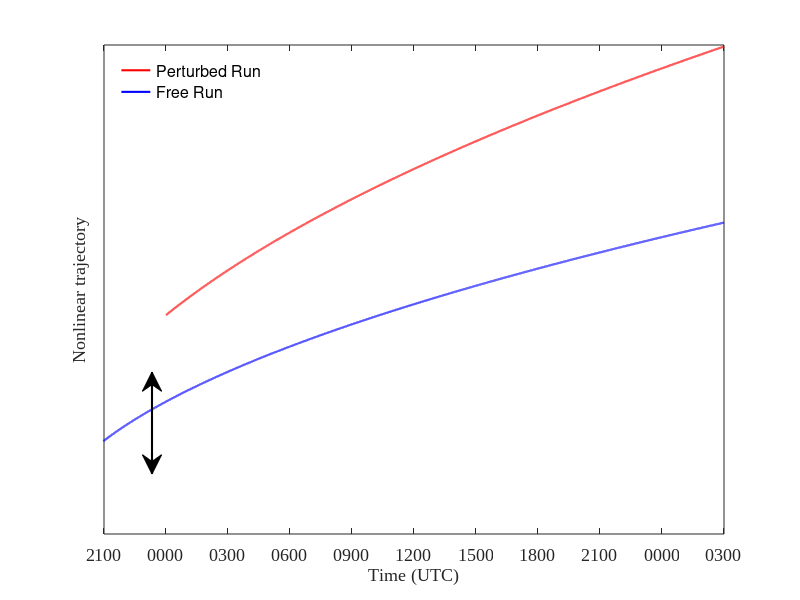

The MATLAB script that drew this image: (Note: this script raises an error after producing the figure.)
close all
clear
clc

%Choose model level to plot.
plot_level = 63;

fontsize = 13;

line_wid_cont = 1.0;
line_wid_det = 0.6;

grey = 0.75;

Ri = -33:0.001:0;
fm = zeros(1,length(Ri));
fh = zeros(1,length(Ri));

fm_new = zeros(1,length(Ri));
fh_new = zeros(1,length(Ri));

dfmdRi = zeros(1,length(Ri)-1);
dfhdRi = zeros(1,length(Ri)-1);
dfm_newdRi = zeros(1,length(Ri)-1);
dfh_newdRi = zeros(1,length(Ri)-1);

b = 5;
c = 5;
d = 5;

z = 100;
z0 = 0.01;
kappa = 0.41;
gamma = 0.2;
L = 4;
k = 0.1;

lambdam = 150;
lambdah = lambdam*sqrt(1.5*d);

lm = kappa*(z+z0)/(1+k*(z+z0)/lambdam)*(gamma + (1-gamma)/(1 + (z+z0)^2/L^2));
lh = kappa*(z+z0)/(1+k*(z+z0)/lambdah)*(gamma + (1-gamma)/(1 + (z+z0)^2/L^2));

for i = 1:length(Ri)
    
    if Ri(i) < 0 
    
        psi = Ri(i) / (1 + 3 * b * c * sqrt(-Ri(i)));
                
        fm(i) =     (1 - 2*b*psi);
        
        if Ri(i) < -6 
            fh(i) = 0.05+(1 - 3*b*psi);
        else
            fh(i) = (1 - 2*b*psi);
        end
        
    end
    
      
    if Ri(i) == 0 
        
        psi = sqrt(1+d*Ri(i));
        
        fm(i) = 1;
        fh(i) = 1;
        
    end
    
end

Rih = 0.5*(Ri(1:end-1) + Ri(2:end));

figure
set(gcf,'position',[719   553   560   366])

plot(Ri(1:27000),fh(1:27000),'r','LineWidth',1.5)
% asd
hold on
plot(Ri,fm,'b','LineWidth',1.5)

% plot(Ri,fm_new,'b--')
hold on
% plot(Ri,fh_new,'r--')
legend('Perturbed Run','Free Run','location','NorthWest')
legend boxoff
set(gca,'FontSize',fontsize,'FontName','TimesNewRoman')
xlabel('Time (UTC)','FontSize',fontsize,'FontName','TimesNewRoman')
ylabel('Nonlinear trajectory','FontSize',fontsize,'FontName','TimesNewRoman')
set(gca,'XDir','reverse')
xlim([-33 -3])
set(gca,'Ytick',[])
set(gca,'Xtick',[-33 -30 -27 -24 -21 -18 -15 -12 -9 -6 -3])
set(gca,'XtickLabel',{'0300','0000','2100','1800','1500','1200','0900','0600','0300','0000','2100'})

Hl = 6.0;
Hw = 6.0;

annotation('doublearrow',[0.190 0.190],[0.21 0.38],'LineWidth',1.5...
           ,'Head1Style','cback1','Head2Style','cback1'...
           ,'Head1Length',Hl,'Head1Width',Hw,'Head2Length',Hl,'Head2Width',Hw)
annotation('doublearrow',[0.285 0.285],[0.27 0.47],'LineWidth',1.5...
           ,'Head1Style','cback1','Head2Style','cback1'...
           ,'Head1Length',Hl,'Head1Width',Hw,'Head2Length',Hl,'Head2Width',Hw)
           
annotation('textbox',[0.13 0.23 0.1 0.1],'String','\delta x','LineStyle','none'...
           ,'FontSize',fontsize,'FontName','TimesNewRoman')
       
annotation('textbox',[0.28 0.31 0.1 0.1],'String','TLM restart','LineStyle','none'...
           ,'FontSize',fontsize,'FontName','TimesNewRoman')


%FOR AMS MEETING SLIDES
       
% figure
% set(gcf,'position',[719   553   560   366])
% 
% plot(Ri,fh,'r','LineWidth',2.0)
% hold on
% plot(Ri,fm,'b','LineWidth',2.0)
% 
% % plot(Ri,fm_new,'b--')
% hold on
% % plot(Ri,fh_new,'r--')
% legend('Perturbed Run','Free Run','location','NorthWest')
% set(gca,'FontSize',fontsize,'FontName','TimesNewRoman')
% xlabel('Time (hours)','FontSize',fontsize,'FontName','TimesNewRoman')
% ylabel('Nonlinear trajectory','FontSize',fontsize,'FontName','TimesNewRoman')
% set(gca,'XDir','reverse')
% xlim([-33 -3])
% set(gca,'Ytick',[])
% set(gca,'Xtick',[-33 -30 -27 -24 -21 -18 -15 -12 -9 -6 -3])
% set(gca,'XtickLabel',[03 00 21 18 15 12 09 06 03 00 21])
% 
% Hl = 6.0;
% Hw = 6.0;
% 
% annotation('doublearrow',[0.190 0.190],[0.21 0.38],'LineWidth',1.75...
%            ,'Head1Style','cback1','Head2Style','cback1'...
%            ,'Head1Length',Hl,'Head1Width',Hw,'Head2Length',Hl,'Head2Width',Hw)
% annotation('doublearrow',[0.285 0.285],[0.27 0.47],'LineWidth',1.75...
%            ,'Head1Style','cback1','Head2Style','cback1'...
%            ,'Head1Length',Hl,'Head1Width',Hw,'Head2Length',Hl,'Head2Width',Hw)
%            
% annotation('textbox',[0.13 0.23 0.1 0.1],'String','\delta x','LineStyle','none'...
%            ,'FontSize',fontsize,'FontName','TimesNewRoman')
%        
% annotation('textbox',[0.28 0.31 0.1 0.1],'String','TLM restart','LineStyle','none'...
%            ,'FontSize',fontsize,'FontName','TimesNewRoman')

       
       